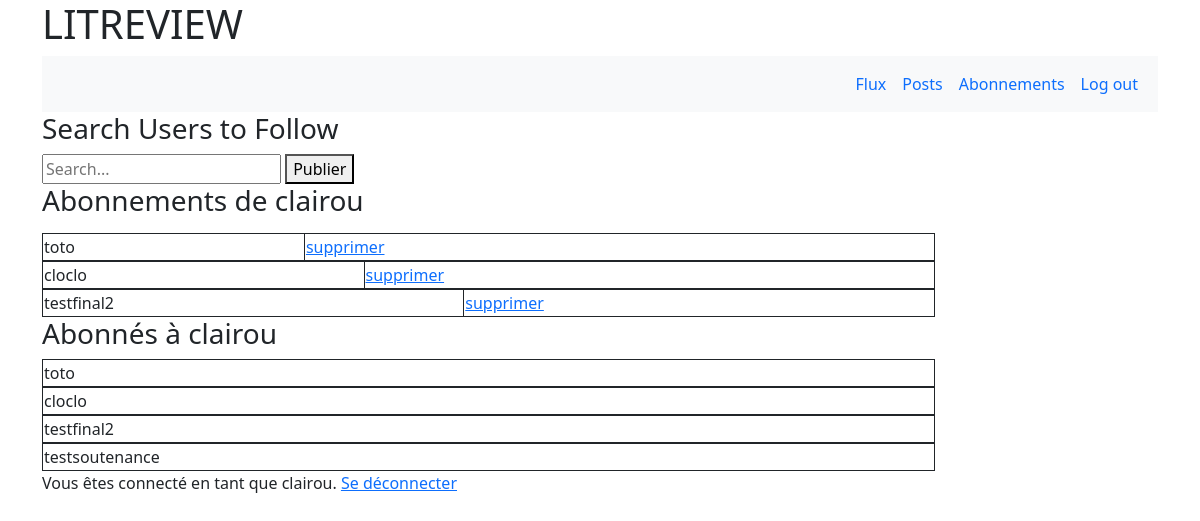
The app's page /follows (signed in) with its own data.
### authentication/models.py (models this page shows)
class User(AbstractUser):
    CREATOR = 'CREATOR'
    SUBSCRIBER = 'SUBSCRIBER'
    ROLE_CHOICES = (
        (CREATOR, 'Créateur'),
        (SUBSCRIBER, 'Abonné'),
    )
    role = models.CharField(max_length=30,
                            choices=ROLE_CHOICES,
                            verbose_name='Rôle')

### litreview/models.py (models this page shows, shortened)
class UserFollows(models.Model):
    user = models.ForeignKey(
        to=settings.AUTH_USER_MODEL, on_delete=models.CASCADE,
        related_name='following', blank=True, null=True)
    followed_user = models.ForeignKey(
        to=settings.AUTH_USER_MODEL, on_delete=models.CASCADE,
        related_name='followed_by', blank=True, null=True)
    class Meta:
        unique_together = ('user', 'followed_user',)

### litreview/views.py (the view, shortened to what this page needs)
# urls.py: path('follows', views.follows_searched, name='follows'),
@login_required
def follows_searched(request):
    user_en_ligne = User.objects.get(id=request.user.id)
    following = user_en_ligne.following.all()
    followed = user_en_ligne.followed_by.all()
    return render(request, 'litreview/follows.html', {'following': following,
                                                      'followed': followed,
                                                      'user_en_ligne': user_en_ligne
                                                      })

### litreview/templates/litreview/follows.html (shortened to what this page needs)
{% extends 'base.html' %}
{% block content %}
{% include 'litreview/nav.html' %}
    <h3>Search Users to Follow</h3>
    <form method=POST >
        <input type="text" placeholder="Search..." name="searched">
        <button type="submit" >Publier</button>
    </form>
<h3>Abonnements de {{ user_en_ligne.username }}</h3>
<div class="following">
{% for follow in following %}
      <table>
  <tr>
    <td>{{ follow.followed_user }}</td>
      <td><a href="{% url 'follow_delete' follow.id %}">supprimer</a></td>
    </tr>
        </table>
{% endfor %}
    </div>
<h3>Abonnés à {{ user_en_ligne.username }}</h3>
<div class="followed">
{% for follow in followed %}
      <table>
  <tr>
    <td>{{ follow.user }}</td>
    </tr>
        </table>
{% endfor %}
    </div>
{% endblock content %}

### templates/base.html (shortened to what this page needs)
{% load static %}
{{ '<' }}{{ '!DOCTYPE html>' }}
<html lang="en">
  <head>
    <link href="https://cdn.jsdelivr.net/npm/bootstrap@5.1.3/dist/css/bootstrap.min.css" rel="stylesheet">
    <link rel="stylesheet" type="text/css" href="{% static 'litreview/style.css' %}">
    <link rel="stylesheet" href="https://cdnjs.cloudflare.com/ajax/libs/font-awesome/4.7.0/css/font-awesome.min.css">
  </head>
  <body>
  <div class="container">
    <h1>LITREVIEW</h1>
    {% block content %}{% endblock content %}
    {% if user.is_authenticated %}
            <p>Vous êtes connecté en tant que {{ request.user }}. <a href="{% url 'logout' %}">Se déconnecter</a></p>
    {% endif %}
    </div>
  </body>
</html>

### litreview/static/litreview/style.css (style rules this page uses)
table, td { border: 1px solid; border-collapse: collapse; }
table { width: 80%; }

### records on screen
User: username "clairou", user "clairou"
UserFollows: followed_user "toto"
UserFollows: followed_user "cloclo"
UserFollows: followed_user "testfinal2"
UserFollows: user "toto"
UserFollows: user "cloclo"
UserFollows: user "testfinal2"
UserFollows: user "testsoutenance"
